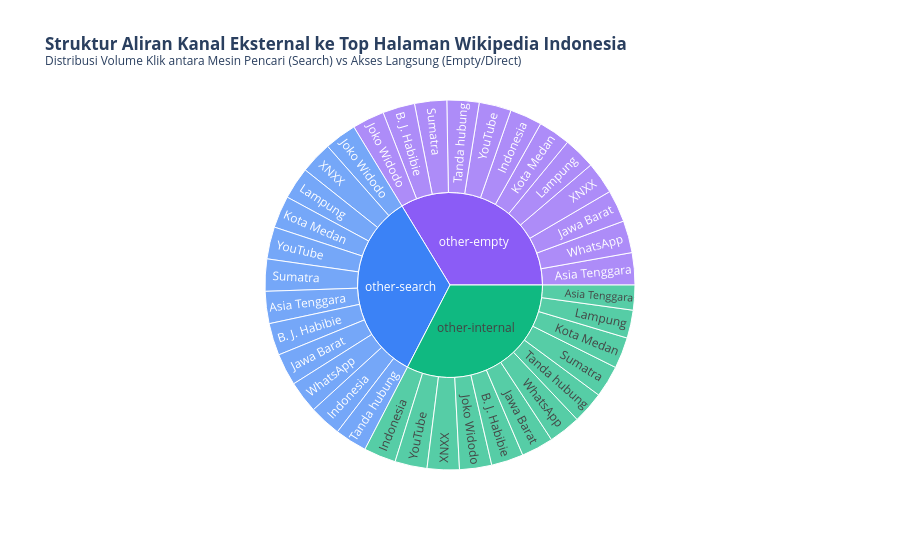

This figure's notebook cell:
### Markdown cell above
## 5. Visualisasi 4: Hierarki Struktur Aliran Pengumpan Trafik Eksternal (Sunburst)

Membedah saluran rujukan dari dunia luar (`other-search`, `other-empty`, `other-internal`) dan ke mana arah tujuannya di Wikipedia Indonesia.

### Code cell
external_flow_df = con.execute('''
    WITH top_targets AS (
        SELECT halaman_tujuan
        FROM clickstream
        WHERE halaman_asal LIKE 'other-%' AND halaman_tujuan != 'Halaman Utama'
        GROUP BY halaman_tujuan
        ORDER BY SUM(jumlah_klik) DESC
        LIMIT 12
    )
    SELECT 
        halaman_asal AS sumber_eksternal,
        halaman_tujuan AS artikel_tujuan,
        SUM(jumlah_klik) AS volume_klik
    FROM clickstream
    WHERE halaman_asal IN ('other-search', 'other-empty', 'other-internal')
      AND halaman_tujuan IN (SELECT halaman_tujuan FROM top_targets)
    GROUP BY halaman_asal, halaman_tujuan
    ORDER BY volume_klik DESC
''').pl()

fig4 = px.sunburst(
    external_flow_df.to_pandas(),
    path=['sumber_eksternal', 'artikel_tujuan'],
    values='volume_klik',
    color='sumber_eksternal',
    color_discrete_map={
        'other-search': '#3B82F6',
        'other-empty': '#8B5CF6',
        'other-internal': '#10B981'
    },
    title='<b>Struktur Aliran Kanal Eksternal ke Top Halaman Wikipedia Indonesia</b><br><sup>Distribusi Volume Klik antara Mesin Pencari (Search) vs Akses Langsung (Empty/Direct)</sup>'
)
fig4.update_layout(template='plotly_white', height=550)
fig4.write_html(FIGURES_DIR / 'fig4_hierarki_aliran_eksternal.html')
fig4.show()

### Figure 1 — Plotly figure (JSON) as saved in the notebook; plotly's stock layout.template omitted (floating-point values rounded to 4 significant figures)
{"data": [{"branchvalues": "total", "customdata": [["other-empty"], ["other-empty"], ["other-empty"], ["other-empty"], ["other-empty"], ["other-empty"], ["other-empty"], ["other-empty"], ["other-empty"], ["other-empty"], ["other-empty"], ["other-empty"], ["other-empty"], ["other-internal"], ["other-internal"], ["other-internal"], ["other-internal"], ["other-internal"], ["other-internal"], ["other-internal"], ["other-internal"], ["other-internal"], ["other-internal"], ["other-internal"], ["other-internal"], ["other-internal"], ["other-search"], ["other-search"], ["other-search"], ["other-search"], ["other-search"], ["other-search"], ["other-search"], ["other-search"], ["other-search"], ["other-search"], ["other-search"], ["other-search"], ["other-search"]], "domain": {"x": [0.0, 1.0], "y": [0.0, 1.0]}, "hovertemplate": "labels=%{label}<br>volume_klik=%{value}<br>parent=%{parent}<br>id=%{id}<br>sumber_eksternal=%{customdata[0]}<extra></extra>", "ids": ["other-empty/Asia Tenggara", "other-empty/WhatsApp", "other-empty/Jawa Barat", "other-empty/XNXX", "other-empty/Lampung", "other-empty/Kota Medan", "other-empty/Indonesia", "other-empty/YouTube", "other-empty/Tanda hubung", "other-empty/Sumatra", "other-empty/B. J. Habibie", "other-empty/Joko Widodo", "other-empty", "other-internal/Indonesia", "other-internal/YouTube", "other-internal/XNXX", "other-internal/Joko Widodo", "other-internal/B. J. Habibie", "other-internal/Jawa Barat", "other-internal/WhatsApp", "other-internal/Tanda hubung", "other-internal/Sumatra", "other-internal/Kota Medan", "other-internal/Lampung", "other-internal/Asia Tenggara", "other-internal", "other-search/Joko Widodo", "other-search/XNXX", "other-search/Lampung", "other-search/Kota Medan", "other-search/YouTube", "other-search/Sumatra", "other-search/Asia Tenggara", "other-search/B. J. Habibie", "other-search/Jawa Barat", "other-search/WhatsApp", "other-search/Indonesia", "other-search/Tanda hubung", "other-search"], "labels": ["Asia Tenggara", "WhatsApp", "Jawa Barat", "XNXX", "Lampung", "Kota Medan", "Indonesia", "YouTube", "Tanda hubung", "Sumatra", "B. J. Habibie", "Joko Widodo", "other-empty", "Indonesia", "YouTube", "XNXX", "Joko Widodo", "B. J. Habibie", "Jawa Barat", "WhatsApp", "Tanda hubung", "Sumatra", "Kota Medan", "Lampung", "Asia Tenggara", "other-internal", "Joko Widodo", "XNXX", "Lampung", "Kota Medan", "YouTube", "Sumatra", "Asia Tenggara", "B. J. Habibie", "Jawa Barat", "WhatsApp", "Indonesia", "Tanda hubung", "other-search"], "marker": {"colors": ["#8B5CF6", "#8B5CF6", "#8B5CF6", "#8B5CF6", "#8B5CF6", "#8B5CF6", "#8B5CF6", "#8B5CF6", "#8B5CF6", "#8B5CF6", "#8B5CF6", "#8B5CF6", "#8B5CF6", "#10B981", "#10B981", "#10B981", "#10B981", "#10B981", "#10B981", "#10B981", "#10B981", "#10B981", "#10B981", "#10B981", "#10B981", "#10B981", "#3B82F6", "#3B82F6", "#3B82F6", "#3B82F6", "#3B82F6", "#3B82F6", "#3B82F6", "#3B82F6", "#3B82F6", "#3B82F6", "#3B82F6", "#3B82F6", "#3B82F6"]}, "name": "", "parents": ["other-empty", "other-empty", "other-empty", "other-empty", "other-empty", "other-empty", "other-empty", "other-empty", "other-empty", "other-empty", "other-empty", "other-empty", "", "other-internal", "other-internal", "other-internal", "other-internal", "other-internal", "other-internal", "other-internal", "other-internal", "other-internal", "other-internal", "other-internal", "other-internal", "", "other-search", "other-search", "other-search", "other-search", "other-search", "other-search", "other-search", "other-search", "other-search", "other-search", "other-search", "other-search", ""], "type": "sunburst", "values": [416.0, 416.0, 416.0, 416.0, 416.0, 416.0, 416.0, 416.0, 416.0, 416.0, 416.0, 416.0, 4992.0, 416.0, 416.0, 416.0, 416.0, 416.0, 416.0, 416.0, 416.0, 413.0, 403.0, 363.0, 323.0, 4830.0, 416.0, 416.0, 416.0, 416.0, 416.0, 416.0, 416.0, 416.0, 416.0, 416.0, 416.0, 416.0, 4992.0]}], "layout": {"height": 550, "legend": {"tracegroupgap": 0}, "title": {"text": "<b>Struktur Aliran Kanal Eksternal ke Top Halaman Wikipedia Indonesia</b><br><sup>Distribusi Volume Klik antara Mesin Pencari (Search) vs Akses Langsung (Empty/Direct)</sup>"}}}
